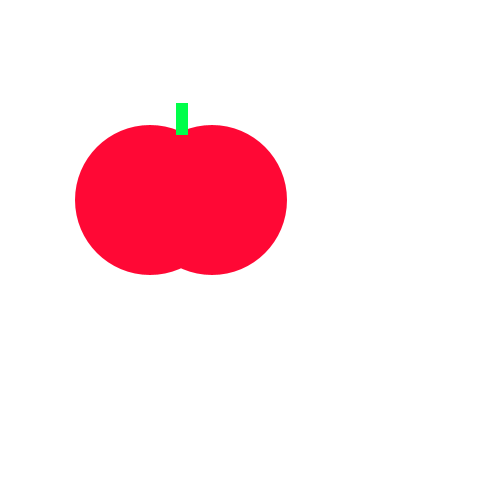
Frame 1 (no input)
Frame 60 (the mouse pressed at the canvas centre just before this capture): identical to frame 1, image omitted
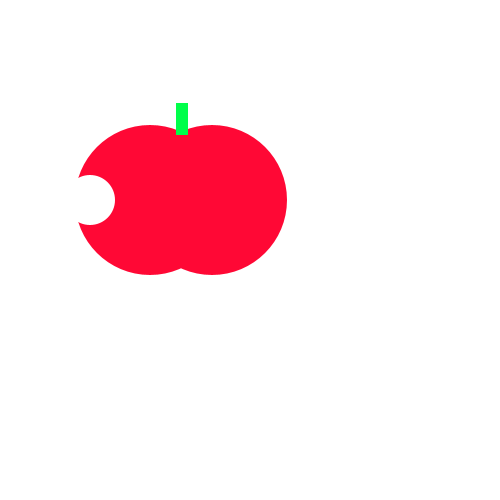
Frame 120 (the mouse held since frame 60 and released just before this capture)

The Processing sketch that drew these frames (run headless with seeded random() and noise(); from frame 60 on, the mouse is pressed at the canvas centre):

// Processing sketch: tasty_tomato
// ── tasty_tomato.pde
void setup() {
    size(500, 500);
}
void draw() {
    background(255, 255, 255);
    noStroke();
    fill(255, 8, 53);
    ellipse(150, 200, 150, 150);
    ellipse(212, 200, 150, 150);
    fill(0, 255, 74);
    rect(176, 103, 12, 32);
    if(mousePressed){
      fill(255, 255, 255);
      ellipse(90, 200, 50, 50);
    }
}
